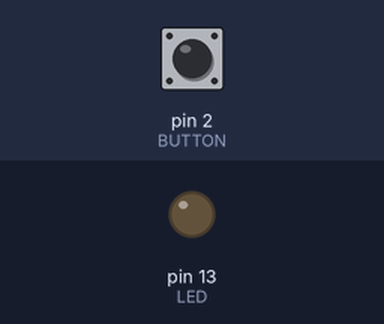
Simulated run of this sketch. Board: Arduino Uno, built with avr-gcc and run on an emulated ATmega328P. Shown: output pins drawn as LEDs (lit = HIGH). Inputs (shaded band) come from the test bench; at power-on: pin 2 (BUTTON) HIGH. Sleep ends after the set time or at an interrupt.

Above: at 5.0 s.
5.1 s: pin 2 (BUTTON) pulled LOW for 0.15 s
At 6.4 s:
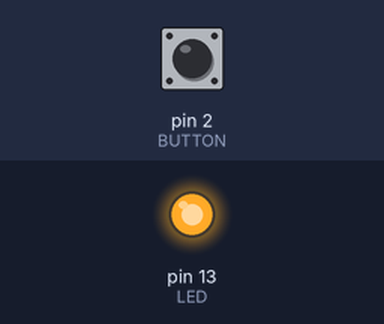
6.7 s: pin 2 (BUTTON) pulled LOW for 3.2 s
At 8.1 s:
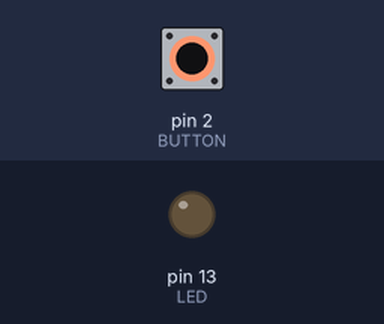
Timing chart, 0 to 11.4 s (numbered marks = the images above; inputs shaded):
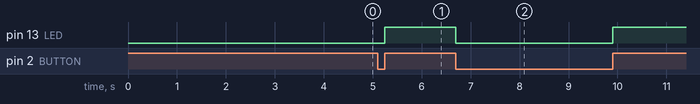

The sketch:

interrupts_with_sleep.ino
```cpp
#include <avr/sleep.h>
#include <avr/power.h>

const byte LED = 13;
const byte BUTTON = 2;

// Interrupt Service Routine (ISR)
void switchPressed ()
{
  if (digitalRead (BUTTON) == HIGH)
    digitalWrite (LED, HIGH);
  else
    digitalWrite (LED, LOW);
}  // end of switchPressed

void setup ()
{
  pinMode (LED, OUTPUT);  // so we can update the LED
  pinMode (BUTTON, INPUT_PULLUP);
  attachInterrupt (digitalPinToInterrupt(BUTTON), switchPressed, CHANGE);  // attach interrupt handler
  sleep();
}

void sleep()
{
  // Set sleep to full power down.  Only external interrupts or
  // the watchdog timer can wake the CPU!
  set_sleep_mode(SLEEP_MODE_PWR_DOWN);
  power_adc_disable();
  sleep_mode();

  // CPU is now asleep and program execution completely halts!
  // Once awake, execution will resume at this point.

  sleep_disable();
  power_all_enable();
}

void loop ()
{
  // loop doing nothing
}
```

Measured:
- after the input at 5.1 s, pin 13 (LED): LOW → HIGH after 0.15 s
- after the input at 6.7 s, pin 13 (LED): HIGH → LOW at once, → HIGH 3.2 s later
